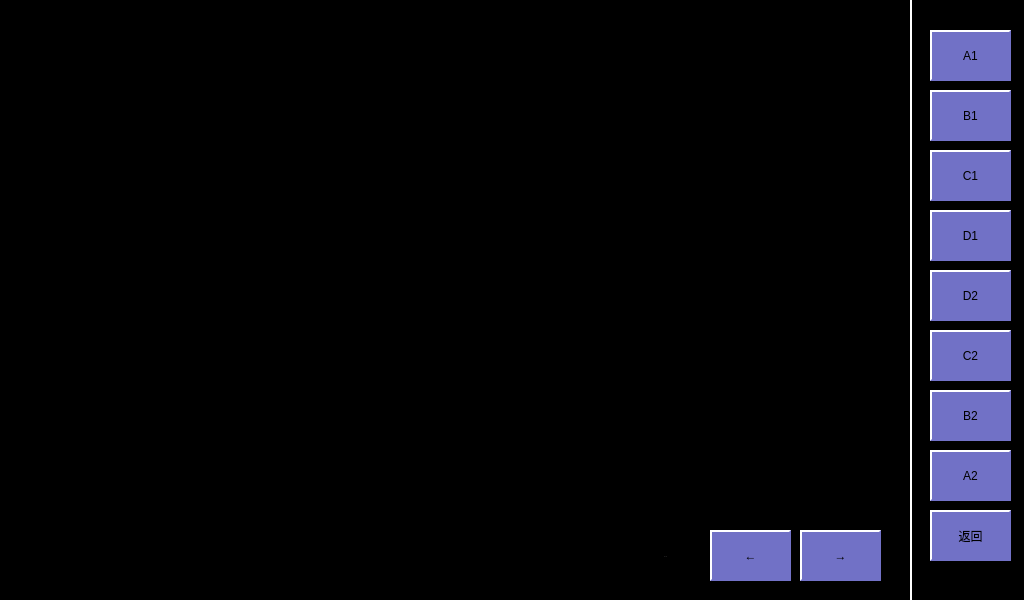
<?xml version="1.0" encoding="UTF-8"?>
<ui version="4.0">
 <class>DigtalIoOthers</class>
 <widget class="QWidget" name="DigtalIoOthers">
  <property name="geometry">
   <rect>
    <x>0</x>
    <y>0</y>
    <width>1024</width>
    <height>600</height>
   </rect>
  </property>
  <property name="windowTitle">
   <string>Form</string>
  </property>
  <property name="styleSheet">
   <string notr="true">QLabel
{
	color: white;
	border: 2px groove, gray;
    border-color: gray;
	font: 18px, &quot;微软雅黑&quot;;
}

QWidget
{
	background-color: black;
}

QPushButton
{
	font: 18px, &quot;微软雅黑&quot;;
    color: black;
	background-color: rgb(113, 113, 198);
	border:2px solid white; 
    border-right-color: rgb(113, 113, 198); 
    border-bottom-color: rgb(113, 113, 198);
}

QPushButton:disabled
{
	font: 18px, &quot;微软雅黑&quot;;
    color: white;
	background-color: rgb(113, 113, 198);
	border:2px solid white; 
    border-right-color: rgb(113, 113, 198); 
    border-bottom-color: rgb(113, 113, 198);
}</string>
  </property>
  <widget class="QPushButton" name="btnDown">
   <property name="geometry">
    <rect>
     <x>800</x>
     <y>530</y>
     <width>81</width>
     <height>51</height>
    </rect>
   </property>
   <property name="styleSheet">
    <string notr="true">QPushButton
{
	font: 40px, &quot;微软雅黑&quot;;
    color: black;
	background-color: rgb(113, 113, 198);
	border:2px solid white; 
    border-right-color: rgb(113, 113, 198); 
    border-bottom-color: rgb(113, 113, 198);
}

QPushButton:disabled
{
	font: 40px, &quot;微软雅黑&quot;;
    color: white;
	background-color: rgb(113, 113, 198);
	border:2px solid white; 
    border-right-color: rgb(113, 113, 198); 
    border-bottom-color: rgb(113, 113, 198);
}

QPushButton:pressed
{
	font: 40px, &quot;微软雅黑&quot;;
    color: white;
	background-color: rgb(0, 0, 255); 
	border:2px solid white; 
	border-left-color: qlineargradient(x1: 0, y1: 0, x2: 1, y2: 0, 
                        stop: 0 gray, stop: 1 black); 			border-top-color: qlineargradient(x1: 0, y1: 0, x2: 0, 										y2: 1, stop: 0 gray, stop: 1 black);
  border-right-color: white; border-bottom-color: white;
}</string>
   </property>
   <property name="text">
    <string>→</string>
   </property>
  </widget>
  <widget class="QPushButton" name="btnD1">
   <property name="geometry">
    <rect>
     <x>930</x>
     <y>210</y>
     <width>81</width>
     <height>51</height>
    </rect>
   </property>
   <property name="text">
    <string>D1</string>
   </property>
  </widget>
  <widget class="QLabel" name="lblPage">
   <property name="geometry">
    <rect>
     <x>630</x>
     <y>536</y>
     <width>71</width>
     <height>41</height>
    </rect>
   </property>
   <property name="font">
    <font>
     <family>,微软雅黑</family>
     <pointsize>-1</pointsize>
     <weight>50</weight>
     <italic>false</italic>
     <bold>false</bold>
    </font>
   </property>
   <property name="layoutDirection">
    <enum>Qt::LeftToRight</enum>
   </property>
   <property name="styleSheet">
    <string notr="true">	border: 0px;</string>
   </property>
   <property name="text">
    <string>1 / 1</string>
   </property>
   <property name="alignment">
    <set>Qt::AlignCenter</set>
   </property>
  </widget>
  <widget class="QPushButton" name="btnC2">
   <property name="geometry">
    <rect>
     <x>930</x>
     <y>330</y>
     <width>81</width>
     <height>51</height>
    </rect>
   </property>
   <property name="text">
    <string>C2</string>
   </property>
  </widget>
  <widget class="QPushButton" name="btnB1">
   <property name="geometry">
    <rect>
     <x>930</x>
     <y>90</y>
     <width>81</width>
     <height>51</height>
    </rect>
   </property>
   <property name="text">
    <string>B1</string>
   </property>
  </widget>
  <widget class="QPushButton" name="btnA2">
   <property name="geometry">
    <rect>
     <x>930</x>
     <y>450</y>
     <width>81</width>
     <height>51</height>
    </rect>
   </property>
   <property name="styleSheet">
    <string notr="true"/>
   </property>
   <property name="text">
    <string>A2</string>
   </property>
  </widget>
  <widget class="QLabel" name="label_107">
   <property name="geometry">
    <rect>
     <x>910</x>
     <y>0</y>
     <width>2</width>
     <height>600</height>
    </rect>
   </property>
   <property name="styleSheet">
    <string notr="true">border: 0px;
background-color: white;</string>
   </property>
   <property name="text">
    <string/>
   </property>
   <property name="alignment">
    <set>Qt::AlignCenter</set>
   </property>
  </widget>
  <widget class="QPushButton" name="btnC1">
   <property name="geometry">
    <rect>
     <x>930</x>
     <y>150</y>
     <width>81</width>
     <height>51</height>
    </rect>
   </property>
   <property name="text">
    <string>C1</string>
   </property>
  </widget>
  <widget class="QPushButton" name="btnBack">
   <property name="geometry">
    <rect>
     <x>930</x>
     <y>510</y>
     <width>81</width>
     <height>51</height>
    </rect>
   </property>
   <property name="styleSheet">
    <string notr="true">QPushButton
{
	font: 18px, &quot;微软雅黑&quot;;
    color: black;
	background-color: rgb(113, 113, 198);
	border:2px solid white; 
    border-right-color: rgb(113, 113, 198); 
    border-bottom-color: rgb(113, 113, 198);
}

QPushButton:disabled
{
	font: 18px, &quot;微软雅黑&quot;;
    color: white;
	background-color: rgb(113, 113, 198);
	border:2px solid white; 
    border-right-color: rgb(113, 113, 198); 
    border-bottom-color: rgb(113, 113, 198);
}

QPushButton:pressed
{
	font: 18px, &quot;微软雅黑&quot;;
    color: white;
	background-color: rgb(0, 0, 255); 
	border:2px solid white; 
	border-left-color: qlineargradient(x1: 0, y1: 0, x2: 1, y2: 0, 
                        stop: 0 gray, stop: 1 black); 			border-top-color: qlineargradient(x1: 0, y1: 0, x2: 0, 										y2: 1, stop: 0 gray, stop: 1 black);
  border-right-color: white; border-bottom-color: white;
}</string>
   </property>
   <property name="text">
    <string>返回</string>
   </property>
  </widget>
  <widget class="QPushButton" name="btnUp">
   <property name="geometry">
    <rect>
     <x>710</x>
     <y>530</y>
     <width>81</width>
     <height>51</height>
    </rect>
   </property>
   <property name="styleSheet">
    <string notr="true">QPushButton
{
	font: 40px, &quot;微软雅黑&quot;;
    color: black;
	background-color: rgb(113, 113, 198);
	border:2px solid white; 
    border-right-color: rgb(113, 113, 198); 
    border-bottom-color: rgb(113, 113, 198);
}

QPushButton:disabled
{
	font: 40px, &quot;微软雅黑&quot;;
    color: white;
	background-color: rgb(113, 113, 198);
	border:2px solid white; 
    border-right-color: rgb(113, 113, 198); 
    border-bottom-color: rgb(113, 113, 198);
}

QPushButton:pressed
{
	font: 40px, &quot;微软雅黑&quot;;
    color: white;
	background-color: rgb(0, 0, 255); 
	border:2px solid white; 
	border-left-color: qlineargradient(x1: 0, y1: 0, x2: 1, y2: 0, 
                        stop: 0 gray, stop: 1 black); 			border-top-color: qlineargradient(x1: 0, y1: 0, x2: 0, 										y2: 1, stop: 0 gray, stop: 1 black);
  border-right-color: white; border-bottom-color: white;
}</string>
   </property>
   <property name="text">
    <string>←</string>
   </property>
  </widget>
  <widget class="QPushButton" name="btnB2">
   <property name="geometry">
    <rect>
     <x>930</x>
     <y>390</y>
     <width>81</width>
     <height>51</height>
    </rect>
   </property>
   <property name="text">
    <string>B2</string>
   </property>
  </widget>
  <widget class="QPushButton" name="btnD2">
   <property name="geometry">
    <rect>
     <x>930</x>
     <y>270</y>
     <width>81</width>
     <height>51</height>
    </rect>
   </property>
   <property name="text">
    <string>D2</string>
   </property>
  </widget>
  <widget class="QPushButton" name="btnA1">
   <property name="geometry">
    <rect>
     <x>930</x>
     <y>30</y>
     <width>81</width>
     <height>51</height>
    </rect>
   </property>
   <property name="styleSheet">
    <string notr="true"/>
   </property>
   <property name="text">
    <string>A1</string>
   </property>
  </widget>
 </widget>
 <resources/>
 <connections/>
</ui>
